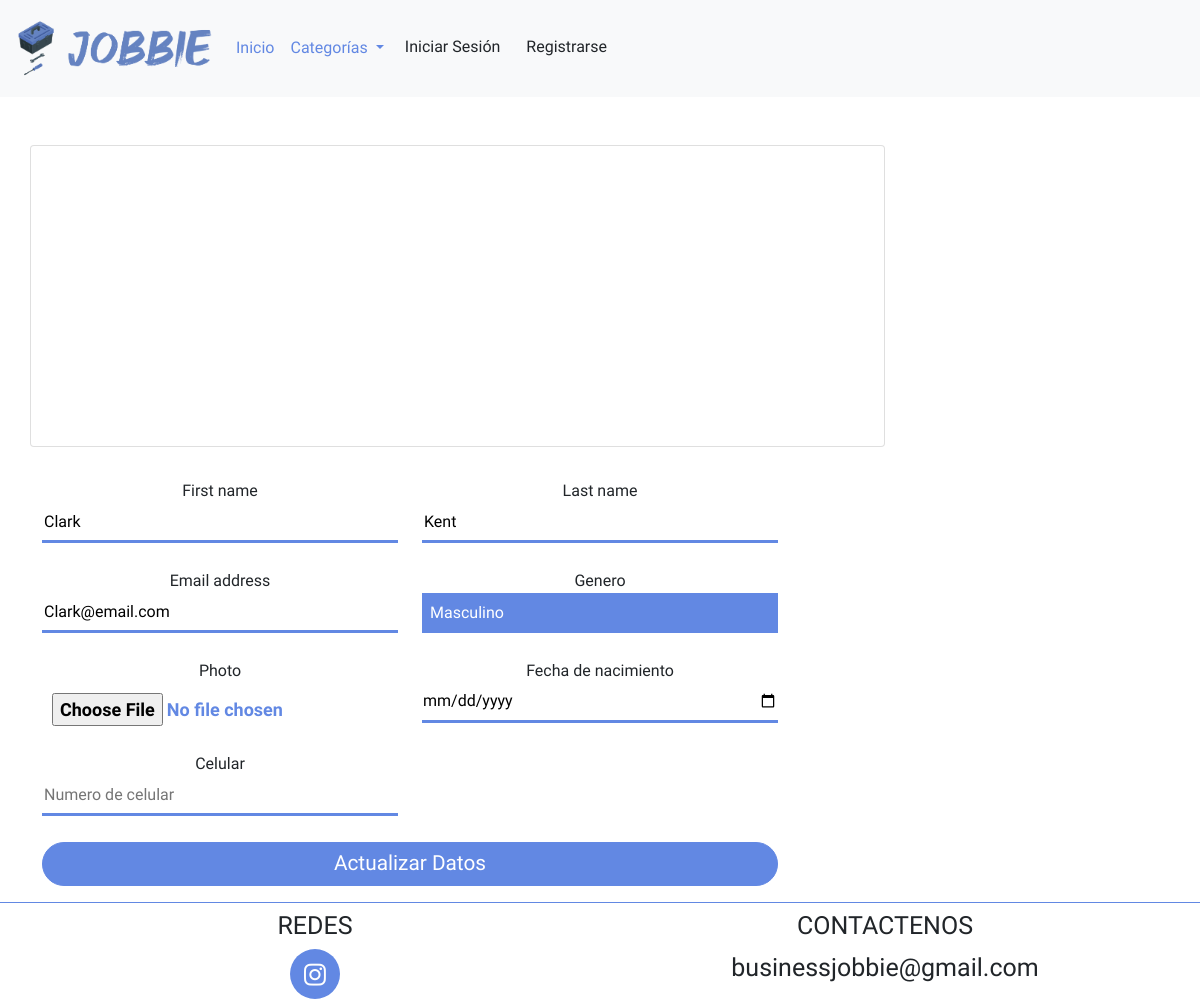
The page /editarPerfil/2 on the database its author committed.
### core/main/models.py (models this page shows, shortened)
class Users(AbstractUser):
    email = models.EmailField('email address', unique=True)
    bornDate=models.DateField(auto_now=False, auto_now_add=False, blank=True, null=True, default=None, verbose_name="Fecha de nacimiento")
    password=models.CharField(max_length=200, verbose_name="Password", blank=True, null=True, default=None)
    gender=models.ForeignKey(Genders, verbose_name="Genero", on_delete=models.PROTECT, blank=True, null=True, default=None)
    photo=models.ImageField(default="user/user.png", upload_to='user/%m/%d/', blank=True, null=True)
    mobile=models.IntegerField(verbose_name="Celular", blank=True, null=True, default=None)
    ciudad=models.ForeignKey(Cities, verbose_name="Ciudad", on_delete=models.PROTECT, blank=True, null=True, default=None)
    descripcion_personal=models.TextField(verbose_name="Descripcion", blank=True, null=True, default=None)
    type=models.ForeignKey(Types,verbose_name="Tipo", on_delete=models.PROTECT, null=True)
    USERNAME_FIELD = 'email'
    REQUIRED_FIELDS = ['username']

class Genders(models.Model):
    gender=models.CharField(max_length=50)
    class Meta:
        verbose_name='Genero'
        verbose_name_plural='Generos'
        db_table='Generos'
    def __str__(self):
        return self.gender

### core/perfiles/views.py (the view, shortened to what this page needs)
# urls.py: path('editarPerfil/<int:pk>', views.updateUser.as_view(), name='perfilUpdate'),
class updateUser(CreateView, DetailView):
    model=Users
    model_skills=WorkedSkills
    template_name='users/perfilPropio.html'
    form_class=postRegistro
    form_esp=SkillsWorked
    def get_context_data(self, **kwargs):
        context = super().get_context_data(**kwargs)
        pk=self.kwargs.get('pk',0)
        persona=self.model.objects.get(id=pk)
        if 'form' not in context:
            context['form']=self.form_class(instance=persona)
        if 'form2' not in context:
            context['form2']=self.form_esp()
        if 'especialidad' not in context:
            context['especialidad']=self.model_skills.objects.filter(trabajador=pk)
        if 'especialidades' not in context:
            context['especialidades']=Skills.objects.all()
        context['title']='Perfil'
        context['id']=pk
        return context

### core/main/forms.py
class SkillsWorked(forms.Form):
    especialidad=forms.MultipleChoiceField(
        label="Especialidades",
        required=False,
        widget=forms.CheckboxSelectMultiple(
            attrs={
                'class':''
            }
        ),
        choices=especialidad,
    )

### templates/users/perfilPropio.html (shortened to what this page needs)
{% extends 'layout/layout.html' %}
{% load static %}
{% block links %}
    <link href="https://cdn.jsdelivr.net/npm/bootstrap@5.0.2/dist/css/bootstrap.min.css" rel="stylesheet">
    <link rel="stylesheet" href={% static 'styles/style.css' %} />
    <link rel="stylesheet" href={% static 'styles/styleUsers.css' %} />
{% endblock links %}
{% block body %}
{% include 'layout/componentes/generales/header.html' %}
<div class="container mb-3">
    {%include 'layout/componentes/perfil/card.html'%}
        <div class="row">
        <form class="login-form col-12 col-md-8" method='POST' enctype="multipart/form-data">
            <div class="row">
                {% for field in form %}
                    {% if field != form.descripcion_personal %}
                        <div class="col-11 col-md-6 mt-3">
                            <div class="text-center">{{field.label}}</div>
                            {{field}}
                        </div>
                    {% endif %}
                {% endfor %}
            </div>
            <input type="submit" value="Actualizar Datos" class="btn-login w-100 mt-3"/>
        </form>
    </div>
</div>
{% include 'layout/componentes/generales/footer.html' %}
{% endblock body%}

### static/styles/style.css (style rules this page uses)
body { font-family: 'Dosis', sans-serif; }
.btn-login { border-radius: 3rem; width: 45%; border: 1px solid #6288E3; line-height: 1.6rem; font-size: 1.3rem; background-color: #6288E3; color: #ffffff; padding: 0.5rem 0; transition: 0.3s ease-in-out all; font-weight: 500; }
select { -webkit-appearance: none; -moz-appearance: none; -ms-appaerance: none; appearance: none; outline:0; box-shadow: none; border: 0!important; background: #6288E3; background-image: none; width: 100%; }
select { flex:1; padding: 0.5em; color: #fff; cursor: pointer; }

### static/styles/styleUsers.css (style rules this page uses)
.form-input { width: 100%; height: 40px; border: none; border-bottom: #6288E3 3px solid; text-align: left; margin-bottom:10px; outline: none; }
.form-input-img { background-color: transparent; color: #6288E3; font-size: 18px; font-weight: bold; margin: 0 auto 0; min-height: 15px; overflow: hidden; padding: 10px; position: relative; text-align: left; width: 100%; }

### rows shown on the page
Users: form "Clark" "Kent" "Clark@email.com"
Genders: form "Masculino"

### other values the page prints
{{ field.label }} "First name" "Last name" "Email address" "Genero" "Photo" "Fecha de nacimiento" "Celular"
